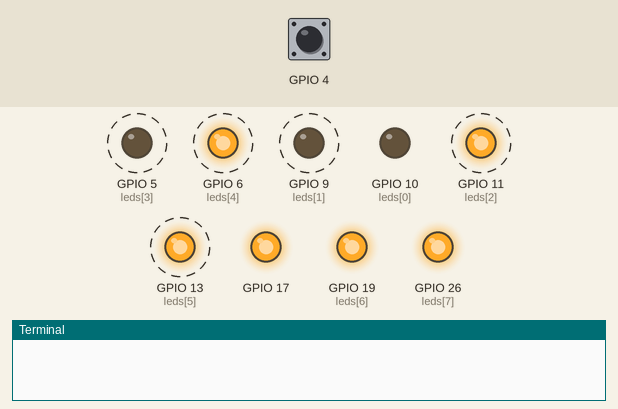
Simulated run of this program. Board: Raspberry Pi (BCM pin numbers). Parts: output pins drawn as LEDs (lit = HIGH), the last lines printed to the terminal. Dashed ring = blinking. Inputs (shaded band) come from the test bench; at power-on: GPIO 4 HIGH.

Above: at 1.25 s.
1.3 s: GPIO 4 driven LOW
At 1.6 s:
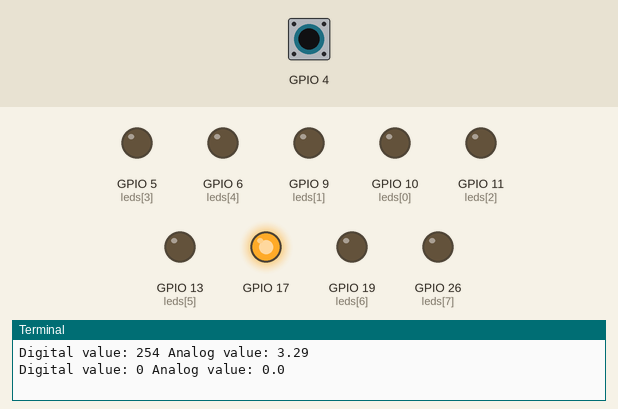
2.8 s: GPIO 4 driven HIGH
At 5.06 s:
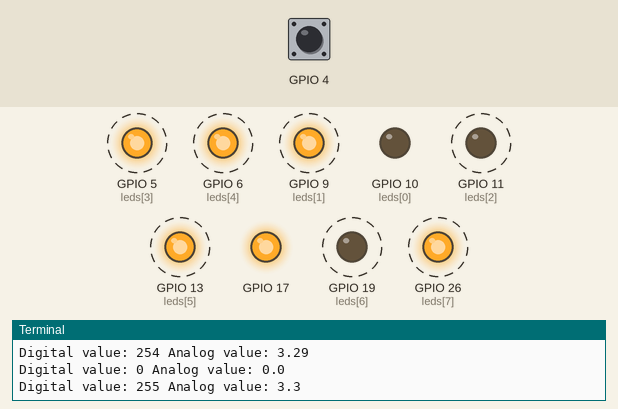
5.8 s: GPIO 4 pulsed LOW 2 times (0.12 s each, 0.3 s apart)
At 6.97 s:
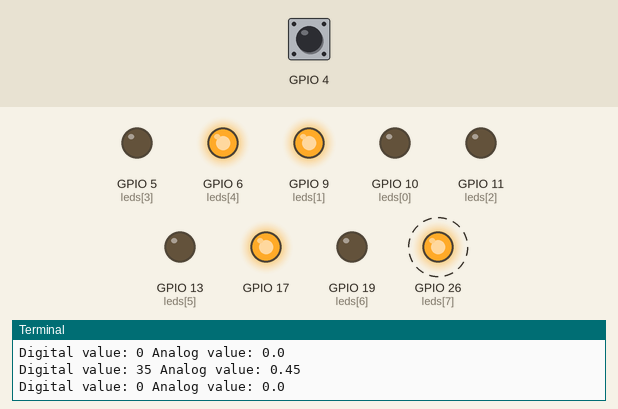
9.4 s: GPIO 4 pulsed LOW 5 times (0.12 s each, 0.3 s apart)
Timing chart, 0 to 22.8 s (numbered marks = the images above; inputs shaded):
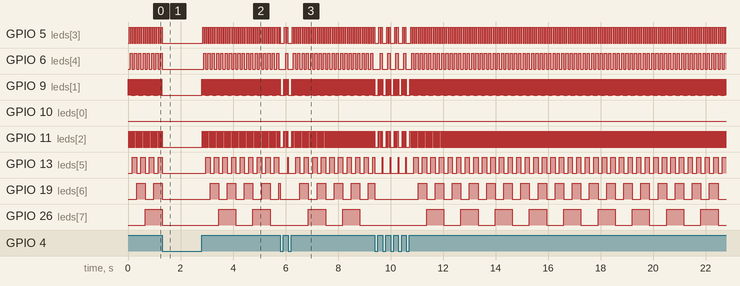

The program:

acp2.py
```python
import RPi.GPIO as GPIO
import time

def decToBinList(decNumber):
    binNumber = bin(decNumber)[2:]
    binNumber = [int(x) for x in binNumber]
    i = 8 - len(binNumber)
    binNumber = [0]*i + binNumber
    return binNumber


def simple_acp():
    for i in range(256):
        for j in range(8):
            GPIO.output(leds[j], decToBinList(i)[j])
        time.sleep(0.005)
        if GPIO.input(4) == 0:
            break
    return i


GPIO.setmode(GPIO.BCM)

leds = [10, 9, 11, 5, 6, 13, 19, 26][::-1]

try:
    GPIO.setup(17, GPIO.OUT)
    GPIO.setup(4, GPIO.IN)
    GPIO.output(17, 1)
    GPIO.setup(leds, GPIO.OUT)
    var_prev = 0
    while True:
        var = simple_acp()
        if var != var_prev:
            var_prev = var
            print("Digital value:", var, "Analog value:", round(var / 255 * 3.3, 2))
finally:
    GPIO.cleanup()
```

Measured:
- after the input at 1.3 s, GPIO 5 (leds[3]), GPIO 6 (leds[4]), GPIO 11 (leds[2]), GPIO 13 (leds[5]), GPIO 19 (leds[6]), GPIO 26 (leds[7]): goes on until 1.3 s, then stays LOW; GPIO 9 (leds[1]): stops changing and stays LOW
- after the input at 2.8 s, GPIO 5 (leds[3]): alternates HIGH for 0.04 s and LOW for 0.04 s, starting at once; GPIO 6 (leds[4]): alternates HIGH for 0.08 s and LOW for 0.08 s, starting after 0.08 s
- after the input at 5.8 s, GPIO 10 (leds[0]): stays LOW (without the input it goes to HIGH after 3.1 s)
- by itself, GPIO 5 (leds[3]): alternates HIGH for 0.04 s and LOW for 0.04 s
- by itself, GPIO 6 (leds[4]): alternates HIGH for 0.08 s and LOW for 0.08 s
- by itself, GPIO 9 (leds[1]): alternates HIGH for 0.01 s and LOW for 0.01 s
- by itself, GPIO 11 (leds[2]): alternates HIGH for 0.02 s and LOW for 0.02 s
- by itself, GPIO 13 (leds[5]): alternates HIGH for 0.16 s and LOW for 0.16 s
